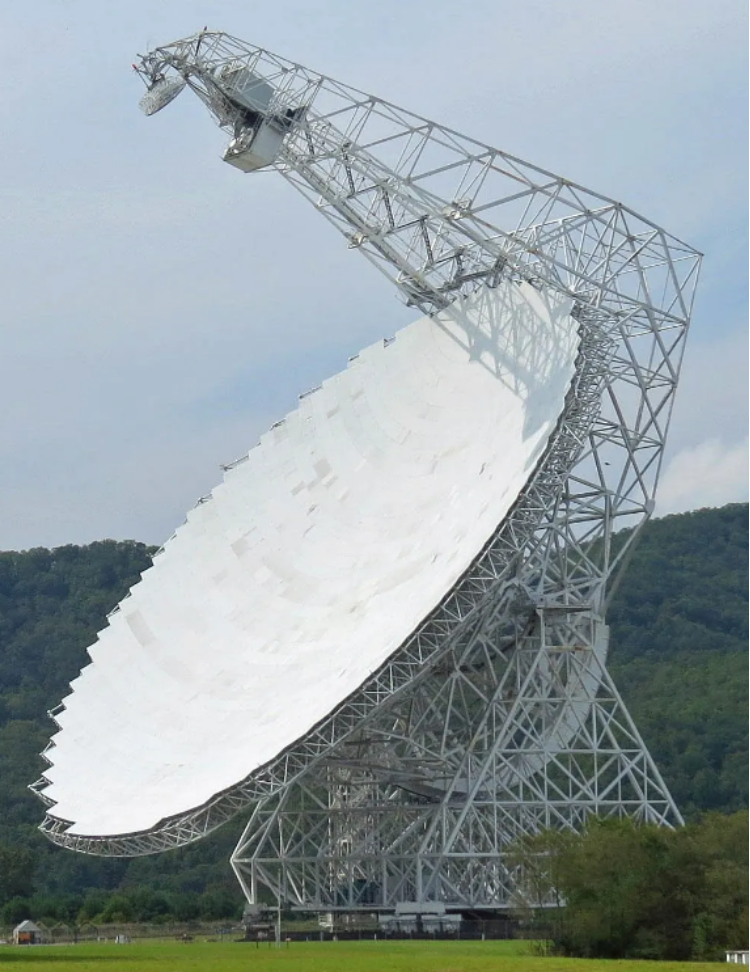
#> input picture lectures/visibility-space/images/gbt-current.png, 750 x 972 px
$ python make_figures.py
#> lines starting #> are read from the running program, lines starting #| are printed output that depends on the picture
"""Build-up figures for the resolution / sensitivity / interferometer slides.

Each build is a sequence of transparent PNGs on the same canvas, each a superset
of the one before, for a `::: {.r-stack}` with `.fragment` on all but the first.
The layout follows the Canva deck (slides 8-22); the GBT photo is
images/gbt-current.png and the two MeerKAT thumbnails are cut from
images/interferometer-schematic.png (that is where the p and q come from).

    uv run lectures/visibility-space/make_figures.py
"""

from pathlib import Path

import matplotlib

matplotlib.use("Agg")
import matplotlib.pyplot as plt  # noqa: E402
import numpy as np  # noqa: E402
from matplotlib.patches import Ellipse, FancyArrowPatch, PathPatch  # noqa: E402
from matplotlib.path import Path as MPath  # noqa: E402
from PIL import Image  # noqa: E402
from scipy.special import j1  # noqa: E402

HERE = Path(__file__).resolve().parent
IMG = HERE / "images"

# dark-academic palette
BG = "#0d1117"
FG = "#c9d1d9"
BLUE = "#58a6ff"
AMBER = "#d29922"
GREEN = "#3fb950"

plt.rcParams["mathtext.fontset"] = "cm"

PHOTO = np.asarray(Image.open(IMG / "gbt-current.png").convert("RGBA"))
#> PHOTO is the input picture: shape (972, 750, 4); mean R, G, B, A 148, 159.4, 162.8, 254.7
PH, PW = PHOTO.shape[:2]                     # 972 x 750
#> PH = 972; PW = 750


def canvas(w, h, scale=2):
    fig = plt.figure(figsize=(w / 100, h / 100), dpi=100 * scale)
    ax = fig.add_axes([0, 0, 1, 1])
    ax.set_xlim(0, w)
    ax.set_ylim(h, 0)
    ax.axis("off")
    return fig, ax


def save(fig, name):
    fig.savefig(IMG / name, transparent=True)
    plt.close(fig)
    print("wrote", name)


def arrow(ax, p0, p1, color, both=False, lw=3, scale=28):
    ax.add_patch(FancyArrowPatch(p0, p1, arrowstyle="<|-|>" if both else "-|>",
                                 mutation_scale=scale, color=color, lw=lw,
                                 shrinkA=0, shrinkB=0))


# ---------------------------------------------------------------- the dish
# Geometry in gbt-current.png pixels. The rim runs from lower left to upper
# right; the face is foreshortened, so the true diameter is the major axis.
RIM_C = (305, 568)
RIM_ANGLE = -44.7                            # degrees, data coords (y down)
RIM_A, RIM_B = 380, 106                      # semi-axes
U = np.array([np.cos(np.radians(RIM_ANGLE)), np.sin(np.radians(RIM_ANGLE))])
N = np.array([-U[1], U[0]])                  # toward the lower right


def dish(steps):
    """The photo plus the requested overlays: 'rim', 'D', 'receiver'."""
    fig, ax = canvas(PW, PH)
    ax.imshow(PHOTO, extent=(0, PW, PH, 0))
    if "rim" in steps:
        ax.add_patch(Ellipse(RIM_C, 2 * RIM_A, 2 * RIM_B, angle=RIM_ANGLE,
                             fill=False, ec=AMBER, lw=5))
    if "D" in steps:
        c = np.array(RIM_C)
        arrow(ax, c - RIM_A * U, c + RIM_A * U, BG, both=True, lw=4)   # rim to rim
        ax.text(*(c - 55 * N), r"$D$", color=BG, fontsize=44,
                ha="center", va="center")
    if "receiver" in steps:
        ax.add_patch(Ellipse((222, 110), 205, 100, angle=26.6,
                             fill=False, ec=AMBER, lw=5))
    return fig


# --------------------------------------------------- the interferometer
# Canvas = interferometer-schematic.png (2040 x 1688): the photo fills the top
# left, the second dish and the correlator sit off it to the right.
SCH = np.asarray(Image.open(IMG / "interferometer-schematic.png").convert("RGBA"))
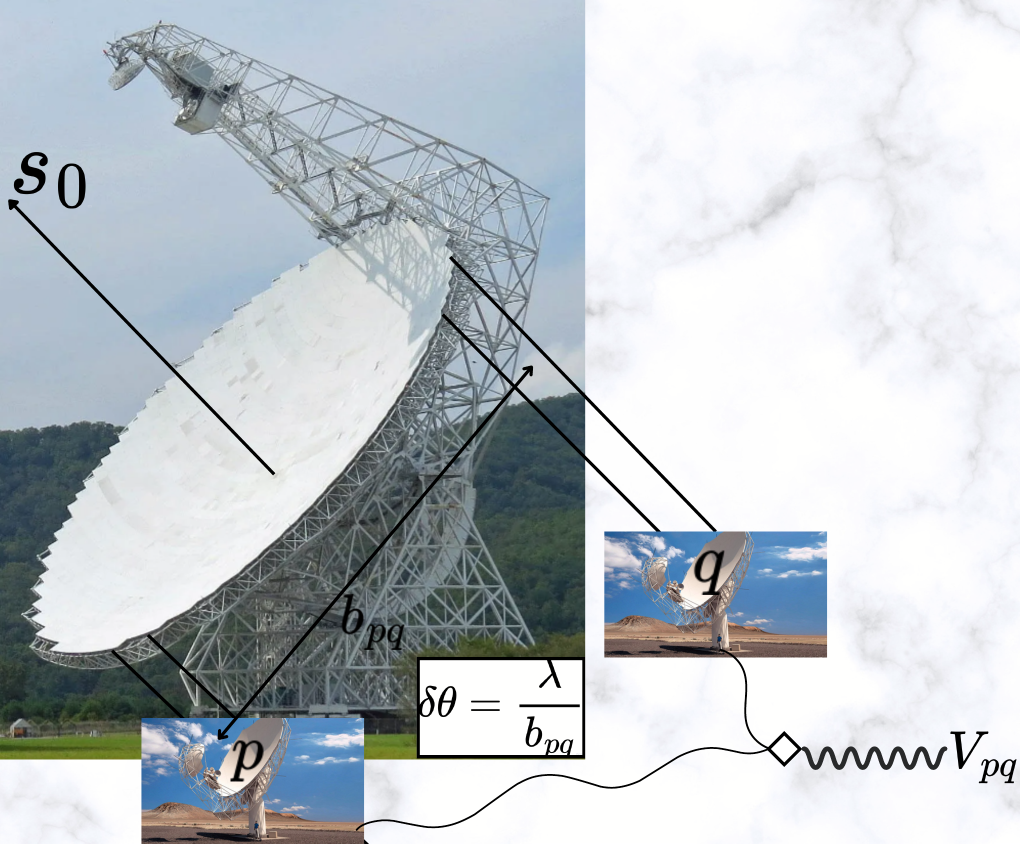
#> input picture lectures/visibility-space/images/interferometer-schematic.png, 2040 x 1688 px (shown at 1/2 size)
SW, SH = 2040, 1688
S = 1170 / PW                                # photo scale on this canvas
#> S = 1.56
DISH_P = (288, 1440, 712, 1672)              # x0, y0, x1, y1 in the schematic
DISH_Q = (1213, 1067, 1648, 1312)


def thumb(ax, box):
    x0, y0, x1, y1 = box
    ax.imshow(SCH[y0:y1, x0:x1], extent=(x0, x1, y1, y0), zorder=3)


def interferometer(step):
    fig, ax = canvas(SW, SH, scale=1)
    ax.imshow(PHOTO, extent=(0, PW * S, PH * S, 0))
    if step >= 1:
        # light from the source direction, collected by two pieces of the
        # aperture -- each now a small dish of its own
        arrow(ax, (546, 948), (22, 405), BG, lw=4, scale=40)
        ax.text(30, 330, r"$s_0$", color=BG, fontsize=72)
        for (a, b) in [((898, 515), (1428, 1067)), ((887, 627), (1318, 1067)),
                       ((232, 1300), (370, 1440)), ((298, 1270), (470, 1440))]:
            ax.plot(*zip(a, b), color=AMBER, lw=4)
        thumb(ax, DISH_P)
        thumb(ax, DISH_Q)
    if step >= 2:
        arrow(ax, (440, 1478), (1066, 730), BG, both=True, lw=4, scale=40)
        ax.text(690, 1255, r"$b_{pq}$", color=BG, fontsize=64)
    if step >= 3:
        ax.text(985, 1400, r"$\Delta\theta \approx \dfrac{\lambda}{b_{pq}}$",
                color=BG, fontsize=58, ha="center", va="center",
                bbox=dict(boxstyle="round,pad=0.3", fc="white", ec=BG, lw=3))
    if step >= 4:
        # both signals run to the correlator, which outputs the visibility
        knot = (1566, 1499)
        for verts in [[(712, 1620), (1000, 1560), (1300, 1680), knot],
                      [(1468, 1312), (1468, 1420), (1520, 1499), knot]]:
            ax.add_patch(PathPatch(MPath(verts, [MPath.MOVETO] + [MPath.CURVE4] * 3),
                                   fc="none", ec=FG, lw=4))
        ax.plot(*knot, marker="D", ms=26, mfc=BG, mec=FG, mew=4, zorder=4)
        x = np.linspace(knot[0] + 30, 1860, 400)
        ax.plot(x, knot[1] + 16 * np.sin((x - x[0]) / 13), color=GREEN, lw=5)
        ax.text(1875, knot[1] + 15, r"$V_{pq}$", color=GREEN, fontsize=72,
                va="center")
    return fig


# --------------------------------------------------------- resolution
def airy(theta):
    """Airy pattern; theta in units of lambda/D (first null at 1.22)."""
    x = np.pi * np.where(theta == 0, 1e-9, theta)
    return (2 * j1(x) / x) ** 2


def rayleigh():
    cases = [(0.5, "too close"), (1.22, "just resolved"), (2.5, "resolved")]
    fig, axes = plt.subplots(2, 3, figsize=(13, 6.2), dpi=200,
                             gridspec_kw=dict(height_ratios=[1.15, 1]))
    fig.subplots_adjust(left=0.02, right=0.98, top=0.9, bottom=0.03,
                        hspace=0.12, wspace=0.08)
    t = np.linspace(-4, 4, 1200)
    yy, xx = np.mgrid[-3:3:300j, -4:4:400j]
    for k, (sep, title) in enumerate(cases):
        ax = axes[0, k]
        a, b = airy(t + sep / 2), airy(t - sep / 2)
        ax.fill_between(t, a + b, color=FG, alpha=0.12, lw=0)
        ax.plot(t, a + b, color=FG, lw=1.5)
        ax.plot(t, a, color=BLUE, lw=2.5)
        ax.plot(t, b, color=AMBER, lw=2.5)
        ax.set_xlim(-4, 4)
        ax.set_ylim(0, 2.05)
        ax.axis("off")
        ax.set_title(title, color=FG, fontsize=30, pad=6)
        img = (airy(np.hypot(xx + sep / 2, yy)) + airy(np.hypot(xx - sep / 2, yy)))
        axes[1, k].imshow(np.sqrt(img), cmap="inferno", aspect="equal")
        axes[1, k].axis("off")
    fig.savefig(IMG / "rayleigh.png", transparent=True)
    plt.close(fig)
    print("wrote rayleigh.png")


if __name__ == "__main__":
    save(dish([]), "dish-0.png")
    save(dish(["rim"]), "dish-1.png")
#> call 2 of save, with name = 'dish-1.png'
#> in save (call 2), `fig.savefig(IMG / name, transparent=True)`:
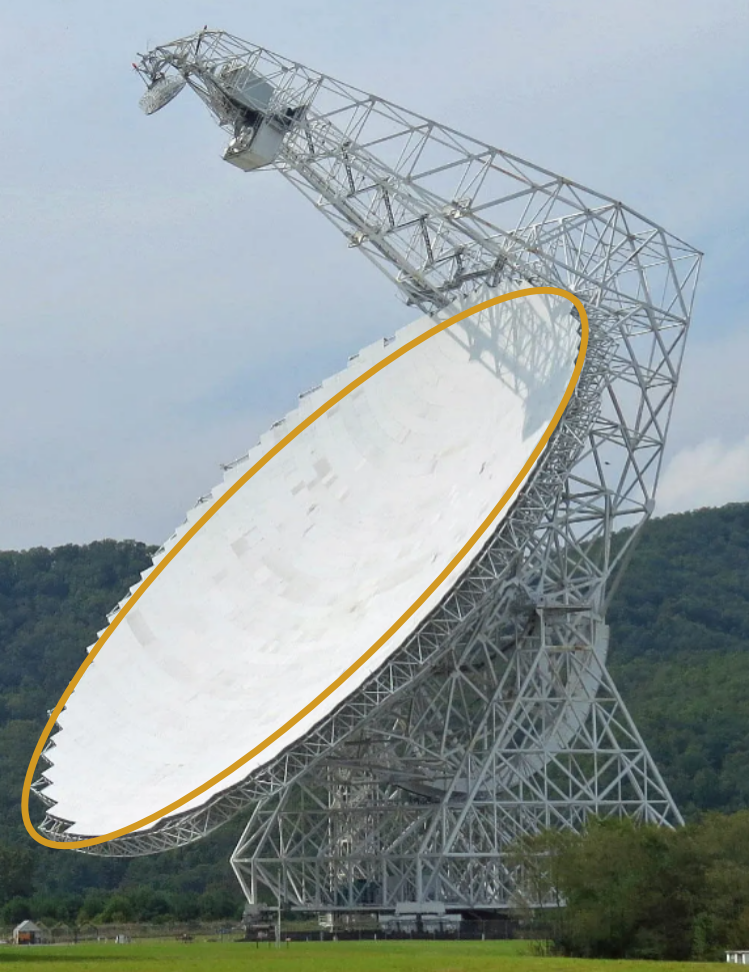
#> figure drawn by matplotlib, 1 panel
    save(dish(["rim", "D"]), "dish-2.png")
    save(dish(["receiver"]), "dish-3.png")
    save(dish(["receiver", "rim"]), "dish-4.png")
    for s in range(5):
        save(interferometer(s), f"interferometer-{s}.png")
#> this loop made 5 passes
#> pass 2, in save (call 7), `fig.savefig(IMG / name, transparent=True)`:
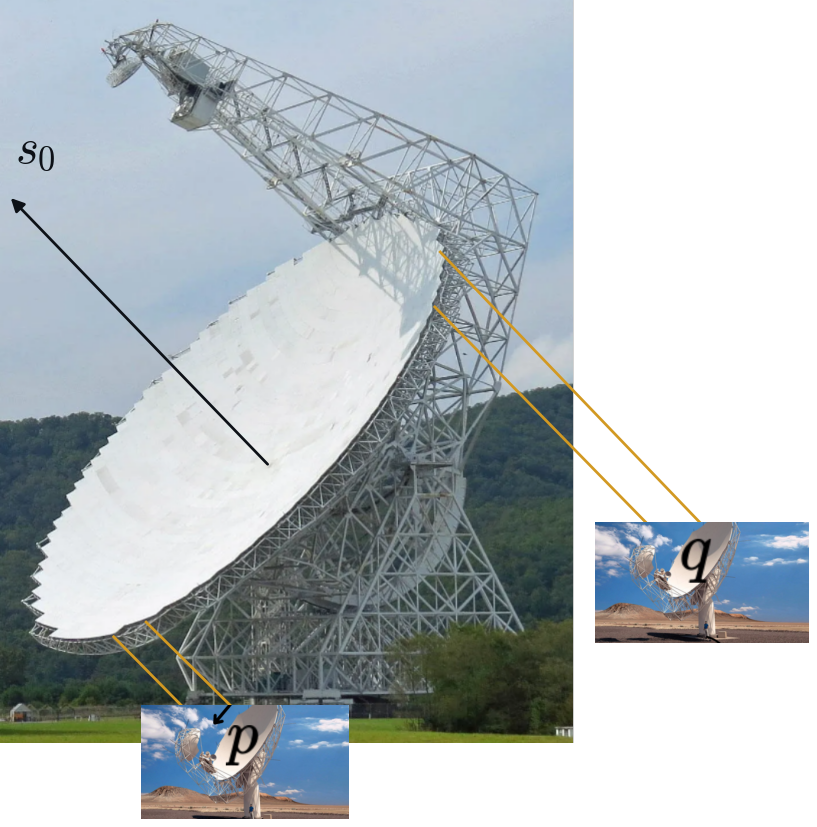
#> figure drawn by matplotlib, 1 panel
    rayleigh()
#> in rayleigh, `fig.savefig(IMG / "rayleigh.png", transparent=True)`:
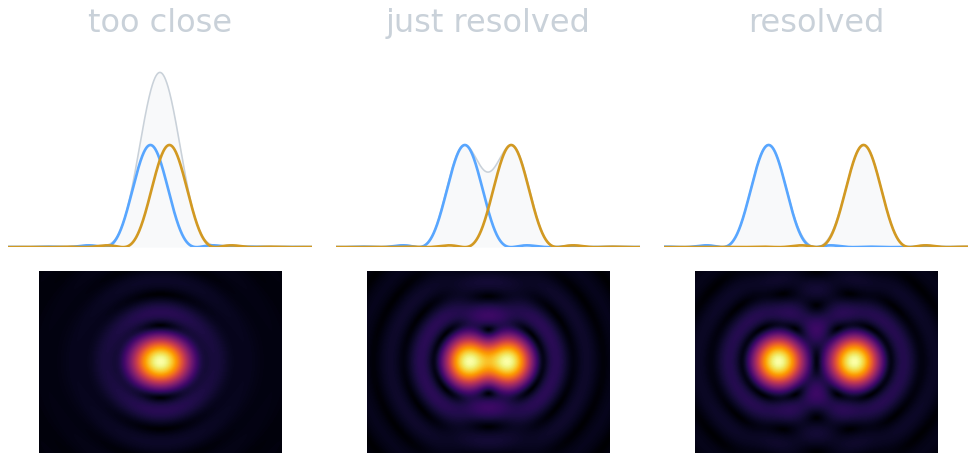
#> figure drawn by matplotlib, 6 panels
